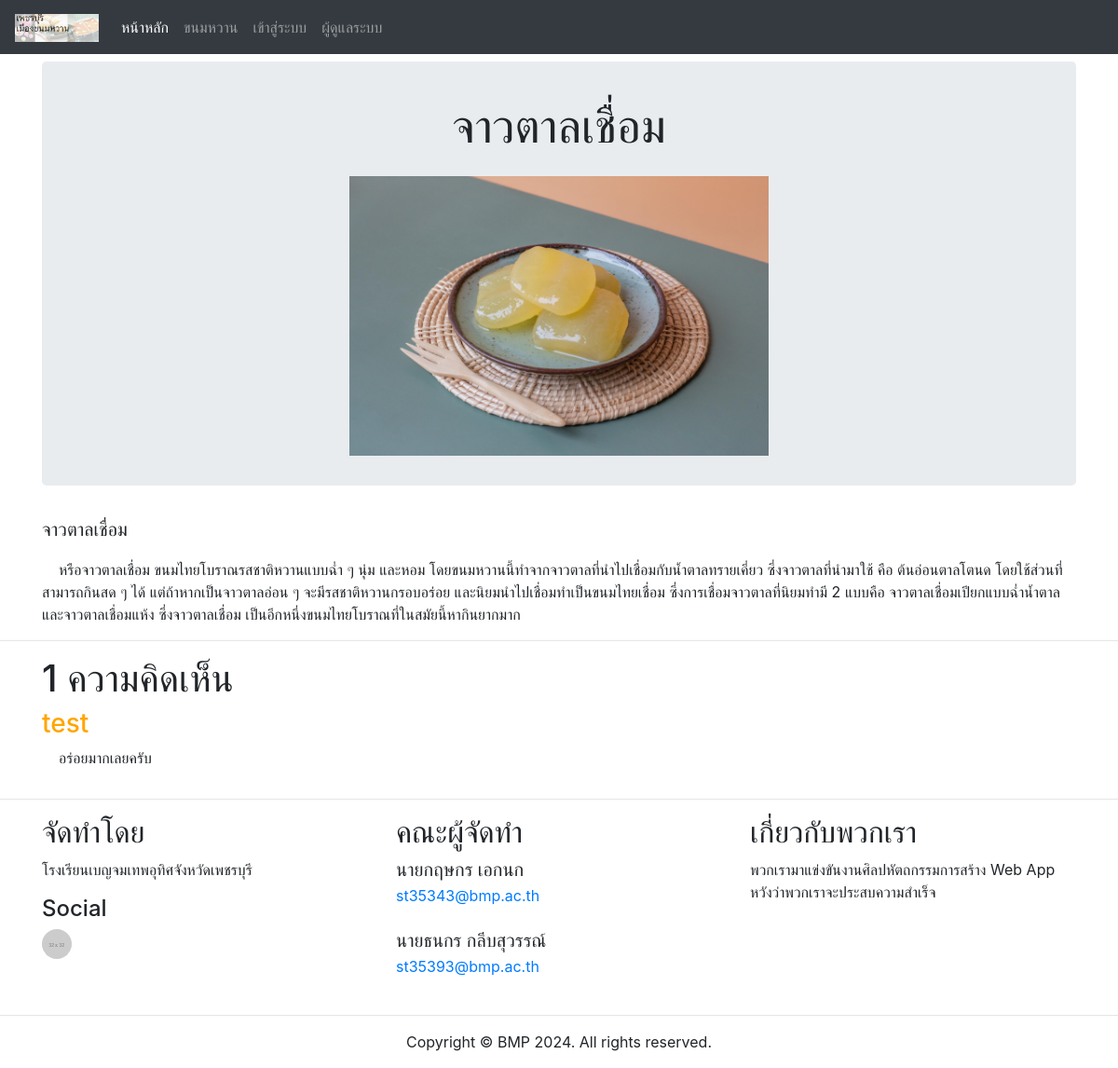
The app's page /select.php?list=1 with its own data.
### tables this page shows
CREATE TABLE `menu` (
  `menuId` int(20) NOT NULL,
  `name` varchar(100) DEFAULT NULL,
  `detail` varchar(1000) DEFAULT NULL,
  `pic` varchar(100) DEFAULT NULL
);

CREATE TABLE `comment` (
  `commentId` int(20) NOT NULL,
  `menuId` int(20) DEFAULT NULL,
  `accId` int(20) DEFAULT NULL,
  `comment` varchar(1000) DEFAULT NULL
);

CREATE TABLE `account` (
  `accId` int(20) NOT NULL,
  `username` varchar(100) DEFAULT NULL,
  `email` varchar(100) DEFAULT NULL,
  `password` varchar(100) DEFAULT NULL,
  `role` varchar(100) NOT NULL DEFAULT 'member'
);

### select.php (the view, shortened to what this page needs)
<!DOCTYPE html>
<html lang="en">
  <head>
    <link href="css/bootstrap-4.4.1.css" rel="stylesheet">
    <link rel="stylesheet" href="css/style.css">
  </head>
  <body>
  <nav class="navbar navbar-expand-lg navbar-dark bg-dark">
      <a class="navbar-brand" href="index.php"><img src="images/logo.jpg" height ="30px"></a>
      <div class="collapse navbar-collapse" id="navbarSupportedContent">
        <ul class="navbar-nav mr-auto">
          <li class="nav-item active">
            <a class="nav-link" href="index.php">หน้าหลัก<span class="sr-only">(current)</span></a>
          </li>
          <li class="nav-item">
            <a class="nav-link" href="list.php">ขนมหวาน</a>
          </li>
          <?php
            if(isset($_SESSION["account"])) {
              echo ('
                <li class="nav-item dropdown">
                <a class="nav-link dropdown-toggle" href="#" id="navbarDropdown" role="button" data-toggle="dropdown" aria-haspopup="true" aria-expanded="false">'.$_SESSION["account"]["username"].'</a>
                <div class="dropdown-menu" aria-labelledby="navbarDropdown">
                <a class="dropdown-item" href="account.php">ข้อมูลส่วนตัว</a>
                <div class="dropdown-divider"></div>
                <a class="dropdown-item" href="logout.php">ออกจากระบบ</a>
                </div>
                </li>
                ');
            }
            else {
              echo ('
              <li class="nav-item">
              <a class="nav-link" href="login.php">เข้าสู่ระบบ</a>
              </li>
              ');
            }
          ?>
          <li class="nav-item">
              <a class="nav-link" href="admin.php">ผู้ดูแลระบบ</a>
            </li>
        </ul>
      </div>
    </nav>
    <?php
        if(isset($_GET['list'])) {
            require("connect.php");
            $list = $_GET['list'];
            $query_menu_list = "SELECT * FROM menu WHERE menuId = '$list'";
            $result_menu_list = mysqli_query($conn, $query_menu_list);
            $row = $result_menu_list->fetch_assoc();
        }
        else {
            die(header("location: list.php"));
        }
    ?>
    <div class="container mt-2">
      <div class="row">
        <div class="col-12">
          <div class="jumbotronn" id="left-right">
            <center><p style="font-size: 50px"><?php echo($row['name']); ?></p>
            <img src="images/menu/<?php echo($row['pic']); ?>" alt="" height="300px" > </center>
          </div>
        </div>
      </div>
    </div>
    <div class="container">
        <p style="font-size: 20px"><?php echo($row["name"]); ?></p>
        &nbsp;&nbsp;&nbsp;&nbsp;<?php echo($row["detail"])?>
    </div>
    <hr>
    <?php
        $query_comment = "SELECT * FROM comment WHERE menuId = '$list'";
        $result_comment = mysqli_query($conn, $query_comment);
    ?>
    <div class="container mt-2">
      <div class="row">
        <div class="col-12">
        <h1><?php echo(mysqli_num_rows($result_comment)); ?> ความคิดเห็น</h1>
        <?php while ($row = $result_comment->fetch_assoc()):
            $accId = $row["accId"];
            $query_username = "SELECT * FROM account WHERE accId = '$accId'";
            $result_useranme = mysqli_query($conn, $query_username);
            $row_acc = $result_useranme->fetch_assoc();
            $name = $row_acc["username"];
        ?>
            <h3 style="color: orange;"><?php echo($name) ?></h3>
            <p style="text-size: 18px">&nbsp;&nbsp;&nbsp;&nbsp;<?php echo($row['comment']) ?></p>
        <?php endwhile; ?>
        </div>
      </div>
    </div>
    <hr>
    <div class="container">
      <div class="row">
        <div class="col-lg-4 col-md-6 col-sm-6 mb-md-0 mb-2">
          <h2>จัดทำโดย&nbsp;</h2>
          <address>
          โรงเรียนเบญจมเทพอุทิศจังหวัดเพชรบุรี&nbsp;
          </address>
          <h4>Social</h4>
          <div class="row">
            <div class="col-2"><a href="http://bmp.ac.th"><img class="rounded-circle" src="images/32X32.gif" alt=""></div></a>
          </div>
        </div>
        <div class="col-lg-4 col-md-6 col-12">
          <h2>คณะผู้จัดทำ&nbsp;</h2>
          <ul class="list-unstyled">
            <li class="media">
<div class="media-body">
            <h5 class="mt-0 mb-1">นายกฤษกร เอกนก&nbsp;</h5>
                <p class="mb-0"><a href="mailto:st35343@bmp.ac.th">st35343@bmp.ac.th</a></p>
              </div>
            </li>
            <li class="media my-4">
<div class="media-body">
            <h5 class="mt-0 mb-1">นายธนกร กลีบสุวรรณ์&nbsp;</h5>
                <p class="mb-0"><a href="mailto:st35393@bmp.ac.th">st35393@bmp.ac.th</a></p>
              </div>
            </li>
          </ul>
        </div>
        <div class="col-lg-4 col-12">
          <h2>เกี่ยวกับพวกเรา</h2>
          <p>พวกเรามาแข่งขันงานศิลปหัตถกรรมการสร้าง Web App หวังว่าพวกเราจะประสบความสำเร็จ</p>
        </div>
      </div>
    </div>
    <hr>
    <footer class="text-center">
      <div class="container">
        <div class="row">
          <div class="col-12">
            <p>Copyright © BMP 2024. All rights reserved.</p>
          </div>
        </div>
      </div>
    </footer>
  </body>
</html>

### css/style.css (style rules this page uses)
.jumbotronn { padding: 2rem 1rem; margin-bottom: 2rem; background-color: #e9ecef; border-radius: 0.3rem; }

### records on screen
menu: name "จาวตาลเชื่อม", pic (picture), detail "หรือจาวตาลเชื่อม ขนมไทยโบราณรสชาติหวานแบบฉ่ำ ๆ นุ่ม และหอม โดยขนมหวานนี้ทำจากจาวตาลที่นำไปเชื่อมกับน้ำตาลทรายเคี่ยว ซึ่งจาวตาลที่นำมาใช้ คือ ต้นอ่อนตาลโตนด โดยใช้ส่วนที่สามารถกินสด ๆ ได้ แต่ถ้าหากเป็นจาวตาลอ่อน ๆ จะมีรสชาติหวานกรอบอร่อย และนิยมนำไปเชื่อมทำเป็นขนมไทยเชื่อม ซึ่งการเชื่อมจาวตาลที่นิยมทำมี 2 แบบคือ จาวตาลเชื่อมเปียกแบบฉ่ำน้ำตาล และจาวตาลเชื่อมแห้ง ซึ่งจาวตาลเชื่อม เป็นอีกหนึ่งขนมไทยโบราณที่ในสมัยนี้หากินยากมาก"
comment: accId.username "test", comment "อร่อยมากเลยครับ"

### other values on screen
mysqli_num_rows($result_comment) "1"
